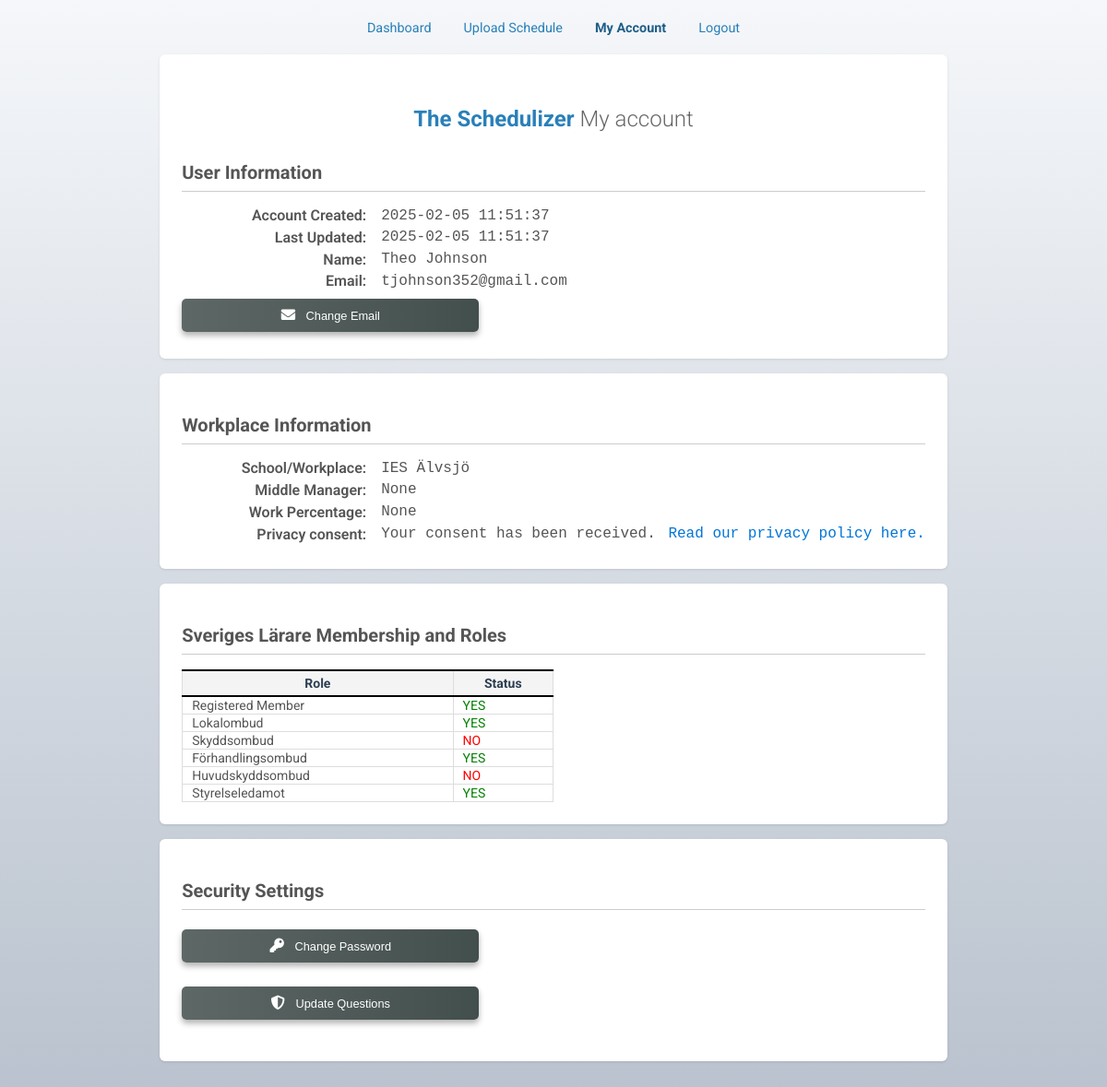
The app's page /account (signed in), older data.
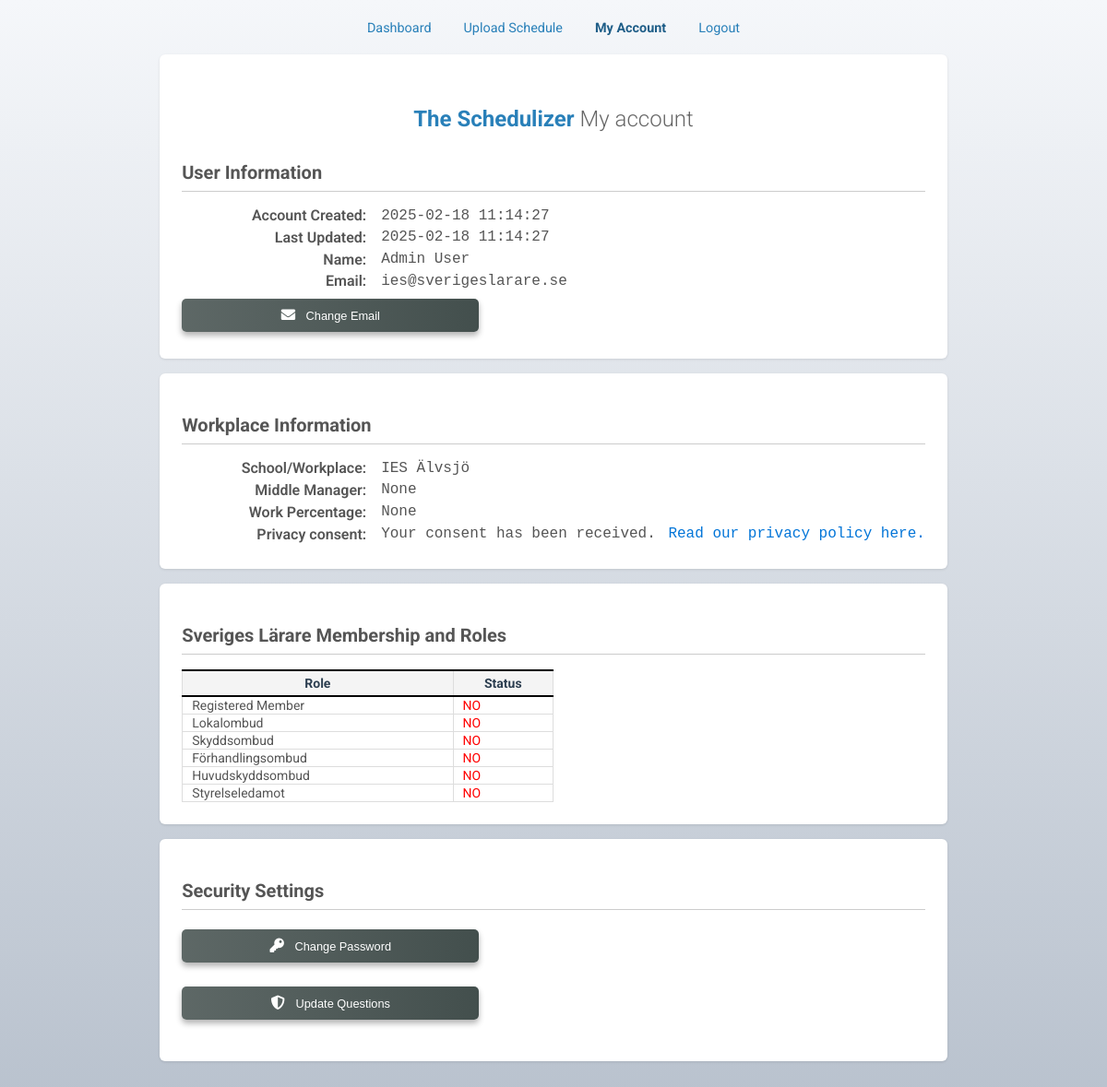
The same page, newer data.
### tables this page shows
CREATE TABLE users (
            user_id INTEGER PRIMARY KEY AUTOINCREMENT,  -- Auto-generate user_id
            first_name TEXT NOT NULL,
            last_name TEXT NOT NULL,
            school_id INTEGER NOT NULL,
            consent BOOLEAN NOT NULL CHECK (consent IN (0, 1)),
            created_at TIMESTAMP DEFAULT CURRENT_TIMESTAMP,
            updated_at TIMESTAMP DEFAULT CURRENT_TIMESTAMP,
            FOREIGN KEY (school_id) REFERENCES schools(school_id)
        );

CREATE TABLE user_auth (
            user_id INTEGER PRIMARY KEY,  -- Must match `users.user_id`
            login_id TEXT UNIQUE NOT NULL,  -- Email address
            password_hash TEXT NOT NULL,
            is_admin INTEGER DEFAULT 0 CHECK (is_admin IN (0,1,2,3,4,5)),  -- 4 = central officer, 3 = local officer, 2 = unverified officer, 1 = member, 0 = Regular User
            security_question_1 TEXT NOT NULL,
            security_answer_1 TEXT NOT NULL,
            security_question_2 TEXT NOT NULL,
            security_answer_2 TEXT NOT NULL,
            security_question_3 TEXT NOT NULL,
            security_answer_3 TEXT NOT NULL,
            question_index INTEGER DEFAULT 0,
            login_attempts INTEGER DEFAULT 0,
            temp_password TEXT,
            created_at TIMESTAMP DEFAULT CURRENT_TIMESTAMP,
            updated_at TIMESTAMP DEFAULT CURRENT_TIMESTAMP,
            FOREIGN KEY (user_id) REFERENCES users(user_id) ON DELETE CASCADE
        );

CREATE TABLE schools (
            school_id INTEGER PRIMARY KEY AUTOINCREMENT,
            school_name TEXT UNIQUE NOT NULL
        );

### blueprints/account.py (the view)
@account_bp.route('/account', methods=['GET'])
def view_account():
    user_id = session.get("user_id")
    if not user_id:
        flash("You must be logged in to access this page.", "error")
        return redirect(url_for("auth_bp.login"))
    user = get_user(user_id)
    if not user:
        flash("User not found.", "error")
        return redirect(url_for("auth_bp.login"))
    security_questions = get_random_security_questions()
    conn = sqlite3.connect("user_data.db")
    cursor = conn.cursor()
    cursor.execute("""
        SELECT security_answer_1, security_answer_2, security_answer_3
        FROM user_auth WHERE user_id = ?
    """, (user_id,))
    security_answers = cursor.fetchone()
    conn.close()
    user["security_answer_1"] = security_answers[0] if security_answers else ""
    user["security_answer_2"] = security_answers[1] if security_answers else ""
    user["security_answer_3"] = security_answers[2] if security_answers else ""
    return render_template("view_my_account.html", user=user, security_questions=security_questions)

### app.py (called while the page is built)
@app.teardown_request
def clear_session(exception=None):
    essential_keys = ['user_id', 'role']  # Add keys you want to keep
    for key in list(session.keys()):
        if key not in essential_keys:
            session.pop(key, None)

### blueprints/authentication.py (called while the page is built)
def get_random_security_questions():
    file_path = "helpers/security_questions.txt"
    try:
        with open(file_path, "r", encoding="utf-8") as file:
            questions = [line.strip() for line in file if line.strip()]
        if len(questions) < 10:
            raise ValueError("Not enough questions in the file to select 10.")
        return random.sample(questions, 10)
    except FileNotFoundError:
        print("Error: Security questions file not found.")
        return []
    except ValueError as e:
        print(f"Error: {e}")
        return []

### templates/view_my_account.html (shortened to what this page needs)
{% extends "base.html" %}
{% block content %}
<div class="dashboard-menu">
    <ul class="menu-list">
        <li><a href="/dashboard">Dashboard</a></li>
        <li><a href="/">Upload Schedule</a></li>
        <li><a href="/account" class="active">My Account</a></li>
        <li><a href="/logout" class="logout">Logout</a></li>
    </ul>
</div>
<div class="card">
    <div class="account-container">
        <h2>The Schedulizer <span>My account</span></h2>
    </div>
    <h3>User Information</h3>
    <div class="row">
        <label>Account Created:</label>
        <p>{{ user.created_at }}</p>
    </div>
    <div class="row">
        <label>Last Updated:</label>
        <p>{{ user.updated_at }}</p>
    </div>
    <div class="row">
        <label>Name:</label>
        <p>{{ user.first_name|capitalize }} {{ user.last_name|capitalize }}</p>
    </div>
    <div class="row">
        <label>Email:</label>
        <p>{{ user.login_id }}</p>
    </div>
    <button id="editEmailBtn" class="btn-primary-a">
        <i class="fas fa-envelope"></i> <span>Change Email</span>
    </button>
</div>
<div class="card">
    <h3>Workplace Information</h3>
    <div class="row">
        <label>School/Workplace:</label>
        <p>{{ user.school_name }}</p>
    </div>
    <div class="row">
        <label>Middle Manager:</label>
        <p>{{ user.middle_manager }}</p>
    </div>
    <div class="row">
        <label>Work Percentage:</label>
        <p>{{ user.work_percent }}</p>
    </div>
    <div class="row privacy-row">
        <label>Privacy consent:</label>
        <p>
            {% if user.consent == 1 %}
                Your consent has been received. <a href="/privacy_policy" target="_blank" class="privacy-policy-link">Read our privacy policy here.</a>
            {% else %}
                Consent not provided. Please review our <a href="/privacy_policy" target="_blank" class="privacy-policy-link">privacy policy here.</a>
            {% endif %}
        </p>
    </div>
</div>
<div class="card">
    <h3>Sveriges Lärare Membership and Roles</h3>
    <table class="table tb2" style="width: 50%">
        <thead>
            <tr>
                <th>Role</th>
                <th>Status</th>
            </tr>
        </thead>
        <tbody>
            <tr>
                <td>Registered Member</td>
                <td class="{{ 'green' if user.sl_member == 1 else 'red' }}">{{ 'YES' if user.sl_member == 1 else 'NO' }}</td>
            </tr>
            <tr>
                <td>Lokalombud</td>
                <td class="{{ 'green' if user.lokalombud == 1 else 'red' }}">{{ 'YES' if user.lokalombud == 1 else 'NO' }}</td>
            </tr>
            <tr>
                <td>Skyddsombud</td>
                <td class="{{ 'green' if user.skyddsombud == 1 else 'red' }}">{{ 'YES' if user.skyddsombud == 1 else 'NO' }}</td>
            </tr>
            <tr>
                <td>Förhandlingsombud</td>
                <td class="{{ 'green' if user.forhandlingsombud == 1 else 'red' }}">{{ 'YES' if user.forhandlingsombud == 1 else 'NO' }}</td>
            </tr>
            <tr>
                <td>Huvudskyddsombud</td>
                <td class="{{ 'green' if user.huvudskyddsombud == 1 else 'red' }}">{{ 'YES' if user.huvudskyddsombud == 1 else 'NO' }}</td>
            </tr>
            <tr>
                <td>Styrelseledamot</td>
                <td class="{{ 'green' if user.styrelseledamot == 1 else 'red' }}">{{ 'YES' if user.styrelseledamot == 1 else 'NO' }}</td>
            </tr>
        </tbody>
    </table>
</div>
<div class="card" style = "margin-bottom: 5em;">
    <h3>Security Settings</h3>
    <div class="change-password-container" style="margin-bottom: 1em;">
        <button id="changePasswordBtn" class="btn-primary-a">
            <i class="fas fa-key"></i> <span>Change Password</span>
        </button>
    </div>
    <div class="security-questions-container" style="margin-bottom: 1em;">
        <button id="updateSecurityBtn" class="btn-primary-a">
            <i class="fas fa-shield-alt"></i> <span>Update Questions</span>
        </button>
    </div>
</div>
{% endblock %}

### templates/base.html (shortened to what this page needs)
<!DOCTYPE html>
<html lang="en">
<head>
    <link rel="stylesheet" href="https://cdn.jsdelivr.net/npm/sweetalert2@11/dist/sweetalert2.min.css">
    <link rel="stylesheet" href="https://cdnjs.cloudflare.com/ajax/libs/font-awesome/5.15.4/css/all.min.css">
    <link rel="stylesheet" href="{{ url_for('static', filename='css/styles.css') }}">
</head>
<body>
    <main>
        {% block content %}{% endblock %}
    </main>
</body>
</html>

### static/css/styles.css (style rules this page uses)
body { background: linear-gradient(to bottom, #f5f7fa, #8393a894); display: flex; justify-content: center; align-items: center; margin-top: 50px; margin-bottom: 50px; min-height: 100vh; margin: 0; padding: 0; font-family: 'Roboto', sans-serif; color: #555; }
table { width: 100%; border-collapse: collapse; font-size: 14px; border: 1px solid #ddd; text-align: left; }
table th { background-color: #f4f4f4; color: #2c3e50; text-align: center; font-weight: 700; padding: 5px; border: 1px solid #ddd; border-bottom: 2px solid black; border-top: 2px solid black; }
table td { padding: 1px; padding-left: 10px; border: 1px solid #ddd; }
.btn-primary-a { background: linear-gradient(to left, #434f4d, #434f4ddb); color: #ffffff; padding: 10px 1.2em; font-size: .8em; font-weight: none; border: none; border-radius: 5px; width: 40%; cursor: pointer; margin: 5px auto; }
.btn-primary-a i { font-size: 1.2em; }
.btn-primary, .btn-primary-a, .btn-primary-b, .btn-primary-c, .btn-secondary { box-shadow: 0 4px 6px rgba(0, 0, 0, 0.3); }
.btn-primary i, .btn-secondary i, .btn-primary-a i, .btn-primary-b i, .btn-primary-c i { margin-right: 8px; }
a { text-decoration: none; }
.dashboard-menu { background-color: transparent; margin-bottom: 20px; margin-top: 20px; border-radius: 8px; text-align: center; }
.menu-list { list-style: none; display: flex; justify-content: center; margin: 0; padding: 0; gap: 15px; }
.menu-list li { display: inline-block; }
.menu-list a { color: #2980b9; text-decoration: none; font-size: 0.9em; font-weight: normal; padding: 5px 10px; border-radius: 5px; transition: background-color 0.3s ease, color 0.3s ease; }
.menu-list a.active { color: #1f5e88; pointer-events: none; font-weight: 2; font-weight: bold; }
.card { background-color: #fff; border-radius: 6px; box-shadow: 0 1px 3px rgba(0,0,0,0.1); padding: 1.5rem; margin-bottom: 1rem; }
.row privacy-row, .row { display: flex; align-items: center; margin-bottom: 0.3rem; gap: 1rem; }
.row privacy-row label, .row label { width: 200px; font-weight: 600; text-align: right; font-size: 1em; }
.row privacy-row p, .row p, .consent-status { margin: 0; font-family: "Courier New", Courier, monospace; font-size: 1em; }

### templates/view_my_account.html (style rules this page uses)
.account-container { width: 600px; margin: 2rem auto; padding: 0 1rem; text-align: center; }
h2 { font-size: 1.5rem; margin-bottom: 1rem; color: #2980b9; }
h2 span { font-weight: 300; color: #666; }
h3 { font-size: 1.25rem; margin-bottom: 1rem; border-bottom: 1px solid #ccc; padding-bottom: 0.5rem; }
.privacy-policy-link { color: #0275d8; text-decoration: none; margin-left: 0.25rem; }
.red { color: red; }

Row changes from the older to the newer data that the page shows:
changed users: created_at "2025-02-05 11:51:37" → "2025-02-18 11:14:27"; updated_at "2025-02-05 11:51:37" → "2025-02-18 11:14:27"; first_name "Theo" → "Admin"; last_name "Johnson" → "User"
changed user_auth: login_id "tjohnson352@gmail.com" → "ies@sverigeslarare.se"
Text that changed along with them:
{{ 'YES' if user.sl_member == 1 else 'NO' }}: "YES" → "NO"
{{ 'YES' if user.lokalombud == 1 else 'NO' }}: "YES" → "NO"
{{ 'YES' if user.forhandlingsombud == 1 else 'NO' }}: "YES" → "NO"
{{ 'YES' if user.styrelseledamot == 1 else 'NO' }}: "YES" → "NO"
